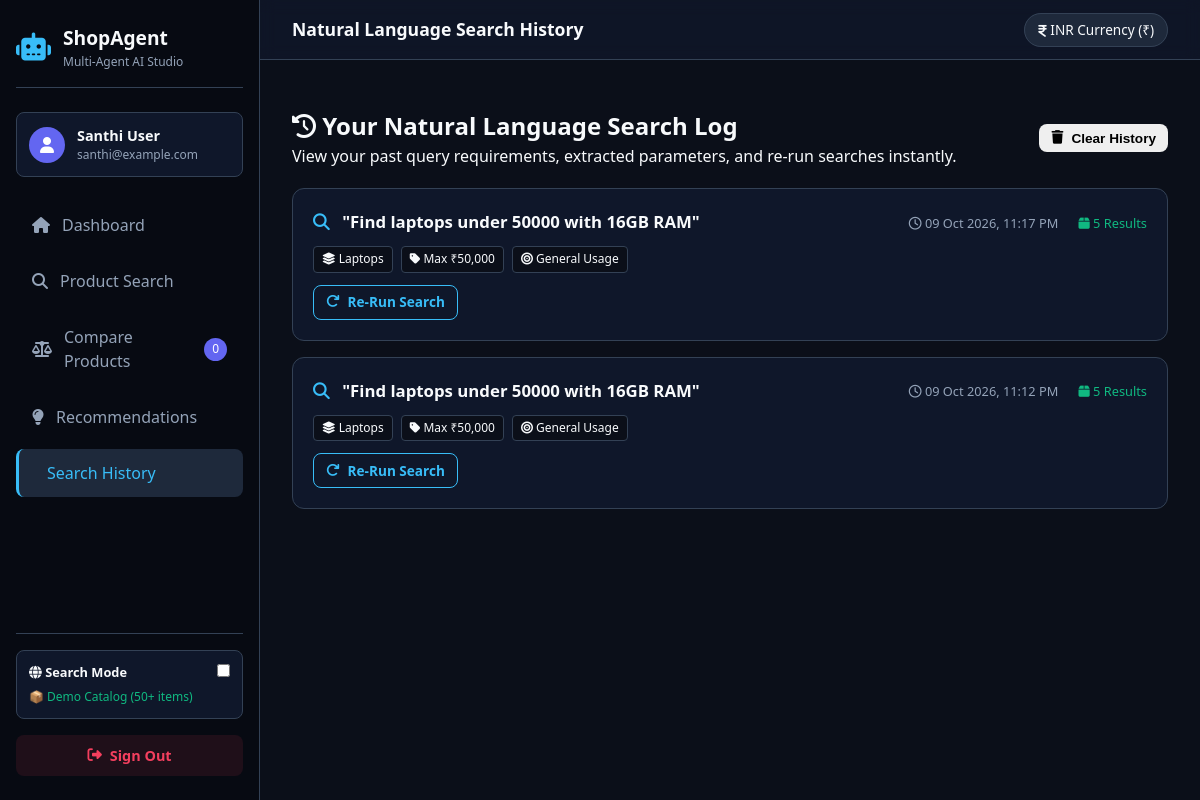
Screenshot of /history (signed in) with the database file from the repository.
### models.py (models this page shows, shortened)
class User(UserMixin, db.Model):
    __tablename__ = 'users'
    id = db.Column(db.Integer, primary_key=True)
    full_name = db.Column(db.String(100), nullable=False)
    email = db.Column(db.String(120), unique=True, nullable=False, index=True)
    password_hash = db.Column(db.String(256), nullable=False)
    created_at = db.Column(db.DateTime, default=datetime.utcnow)
    search_histories = db.relationship('SearchHistory', backref='user', lazy=True, cascade='all, delete-orphan')
    saved_comparisons = db.relationship('SavedComparison', backref='user', lazy=True, cascade='all, delete-orphan')

class SearchHistory(db.Model):
    __tablename__ = 'search_histories'
    id = db.Column(db.Integer, primary_key=True)
    user_id = db.Column(db.Integer, db.ForeignKey('users.id'), nullable=False)
    raw_query = db.Column(db.Text, nullable=False)
    extracted_intent = db.Column(db.Text, nullable=True) # JSON string
    results_count = db.Column(db.Integer, default=0)
    timestamp = db.Column(db.DateTime, default=datetime.utcnow)
    def get_intent_dict(self):
        if self.extracted_intent:
            try:
                return json.loads(self.extracted_intent)
            except Exception:
                return {}
        return {}

### app.py (the view)
@app.route('/history')
@login_required
def history_page():
    history_items = SearchHistory.query.filter_by(user_id=current_user.id).order_by(SearchHistory.timestamp.desc()).all()
    return render_template(
        'dashboard/history.html',
        history_items=history_items
    )

### app.py (called while the page is built)
@login_manager.user_loader
def load_user(user_id):
    return db.session.get(User, int(user_id))

### templates/dashboard/history.html (shortened to what this page needs)
{% extends "base.html" %}
{% block header_title %}Natural Language Search History{% endblock %}
{% block content %}
<div class="history-page-container">
    <div class="section-header">
        <div>
            <h2><i class="fa-solid fa-clock-rotate-left"></i> Your Natural Language Search Log</h2>
            <p>View your past query requirements, extracted parameters, and re-run searches instantly.</p>
        </div>
        {% if history_items %}
        <form action="{{ url_for('clear_history') }}" method="POST" onsubmit="return confirm('Clear your entire search history?')">
            <button type="submit" class="btn btn-danger btn-sm">
                <i class="fa-solid fa-trash"></i> Clear History
            </button>
        </form>
        {% endif %}
    </div>
    {% if history_items %}
    <div class="history-list">
        {% for item in history_items %}
        <div class="history-item-card">
            <div class="history-main">
                <div class="history-query-text">
                    <i class="fa-solid fa-magnifying-glass accent-icon"></i>
                    <strong>"{{ item.raw_query }}"</strong>
                </div>
                <div class="history-meta">
                    <span class="timestamp"><i class="fa-regular fa-clock"></i> {{ item.timestamp.strftime('%d %b %Y, %I:%M %p') }}</span>
                    <span class="results-badge"><i class="fa-solid fa-box"></i> {{ item.results_count }} Results</span>
                </div>
            </div>
            {% set intent = item.get_intent_dict() %}
            {% if intent %}
            <div class="history-intent-tags">
                {% if intent.get('category') and intent.get('category') != 'All' %}
                <span class="tag"><i class="fa-solid fa-layer-group"></i> {{ intent.get('category') }}</span>
                {% endif %}
                {% if intent.get('max_price') %}
                <span class="tag"><i class="fa-solid fa-tag"></i> Max ₹{{ "{:,.0f}".format(intent.get('max_price')) }}</span>
                {% endif %}
                {% if intent.get('intended_use') %}
                <span class="tag"><i class="fa-solid fa-bullseye"></i> {{ intent.get('intended_use') }}</span>
                {% endif %}
            </div>
            {% endif %}
            <div class="history-actions">
                <a href="{{ url_for('search', q=item.raw_query) }}" class="btn btn-outline-primary btn-sm">
                    <i class="fa-solid fa-arrow-rotate-right"></i> Re-Run Search
                </a>
            </div>
        </div>
        {% endfor %}
    </div>
    {% endif %}
</div>
{% endblock %}

### templates/base.html (shortened to what this page needs)
<!DOCTYPE html>
<html lang="en">
<head>
    <link rel="stylesheet" href="https://cdnjs.cloudflare.com/ajax/libs/font-awesome/6.4.0/css/all.min.css">
    <link rel="stylesheet" href="{{ url_for('static', filename='css/main.css') }}">
</head>
<body class="bg-navy">
    <div class="app-layout">
        {% if current_user.is_authenticated %}
        <aside class="sidebar">
            <div class="sidebar-brand">
                <i class="fa-solid fa-robot brand-icon"></i>
                <div class="brand-text">
                    <span class="brand-title">ShopAgent</span>
                    <span class="brand-subtitle">Multi-Agent AI Studio</span>
                </div>
            </div>
            <div class="user-chip">
                <div class="user-avatar">
                    <i class="fa-solid fa-user"></i>
                </div>
                <div class="user-info">
                    <span class="user-name">{{ current_user.full_name }}</span>
                    <span class="user-email">{{ current_user.email }}</span>
                </div>
            </div>
            <nav class="sidebar-nav">
                <a href="{{ url_for('dashboard') }}" class="nav-item {% if request.endpoint == 'dashboard' %}active{% endif %}">
                    <i class="fa-solid fa-house"></i> Dashboard
                </a>
                <a href="{{ url_for('search') }}" class="nav-item {% if request.endpoint == 'search' %}active{% endif %}">
                    <i class="fa-solid fa-magnifying-glass"></i> Product Search
                </a>
                <a href="{{ url_for('compare_page') }}" class="nav-item {% if request.endpoint == 'compare_page' %}active{% endif %}">
                    <i class="fa-solid fa-scale-balanced"></i> Compare Products
                    <span class="badge compare-count-badge" id="compareCountBadge">0</span>
                </a>
                <a href="{{ url_for('recommendations_page') }}" class="nav-item {% if request.endpoint == 'recommendations_page' %}active{% endif %}">
                    <i class="fa-solid fa-lightbulb"></i> Recommendations
                </a>
                <a href="{{ url_for('history_page') }}" class="nav-item {% if request.endpoint == 'history_page' %}active{% endif %}">
                     Search History
                </a>
            </nav>
            <div class="sidebar-footer">
                <div class="mode-toggle-card">
                    <div class="mode-header">
                        <span><i class="fa-solid fa-globe"></i> Search Mode</span>
                        <label class="switch">
                            <input type="checkbox" id="liveModeToggle" {% if session.get('is_live_mode') %}checked{% endif %} onchange="toggleLiveMode(this.checked)">
                        </label>
                    </div>
                    <span class="mode-status" id="modeStatusText">
                        {% if session.get('is_live_mode') %}⚡ Live Market Feed{% else %}📦 Demo Catalog (50+ items){% endif %}
                    </span>
                </div>
                <a href="{{ url_for('logout') }}" class="logout-btn">
                    <i class="fa-solid fa-right-from-bracket"></i> Sign Out
                </a>
            </div>
        </aside>
        {% endif %}
        <main class="main-wrapper {% if not current_user.is_authenticated %}full-width{% endif %}">
            <header class="topbar">
                <div class="topbar-left">
                    <span class="topbar-title">{% block header_title %}E-Commerce Shopping Assistant{% endblock %}</span>
                </div>
                <div class="topbar-right">
                    {% if current_user.is_authenticated %}
                    <span class="currency-badge"><i class="fa-solid fa-indian-rupee-sign"></i> INR Currency (₹)</span>
                    {% endif %}
                </div>
            </header>
            <div class="flash-messages-container">
            </div>
            <div class="content-body">
                {% block content %}{% endblock %}
            </div>
        </main>
    </div>
</body>
</html>

### rows the page displays
User: full_name "Santhi User", email "santhi@example.com"
SearchHistory: raw_query "Find laptops under 50000 with 16GB RAM", timestamp "09 Oct 2026, 11:17 PM", results_count "5", get "Laptops", get "50,000", get "General Usage"
SearchHistory: raw_query "Find laptops under 50000 with 16GB RAM", timestamp "09 Oct 2026, 11:12 PM", results_count "5", get "Laptops", get "50,000", get "General Usage"
